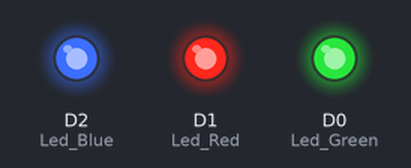
Simulated run of this sketch. Board: ESP8266 (NodeMCU). Parts: output pins drawn as LEDs (lit = HIGH).

Above: at 1.0 s.
At 3.0 s:
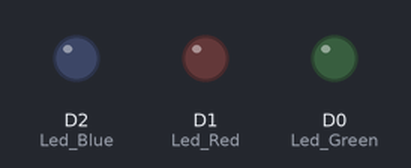
Timing chart, 0 to 5.2 s (numbered marks = the images above):
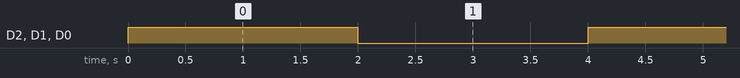

The sketch:

led_comunicacao_visual.ino
```cpp
#define Led_Green D0
#define Led_Blue D2
#define Led_Red D1


void setup() {
    pinMode(Led_Green, OUTPUT);
    pinMode(Led_Blue, OUTPUT);
    pinMode(Led_Red, OUTPUT);
}

void loop() {
    digitalWrite(Led_Green, HIGH);
    digitalWrite(Led_Blue, HIGH);
    digitalWrite(Led_Red, HIGH);
    delay(2000);
    digitalWrite(Led_Green, LOW);
    digitalWrite(Led_Blue, LOW);
    digitalWrite(Led_Red, LOW);
    delay(2000);
}
```

Measured:
- by itself, D2 (Led_Blue), D1 (Led_Red), D0 (Led_Green): alternates HIGH for 2.0 s and LOW for 2.0 s
